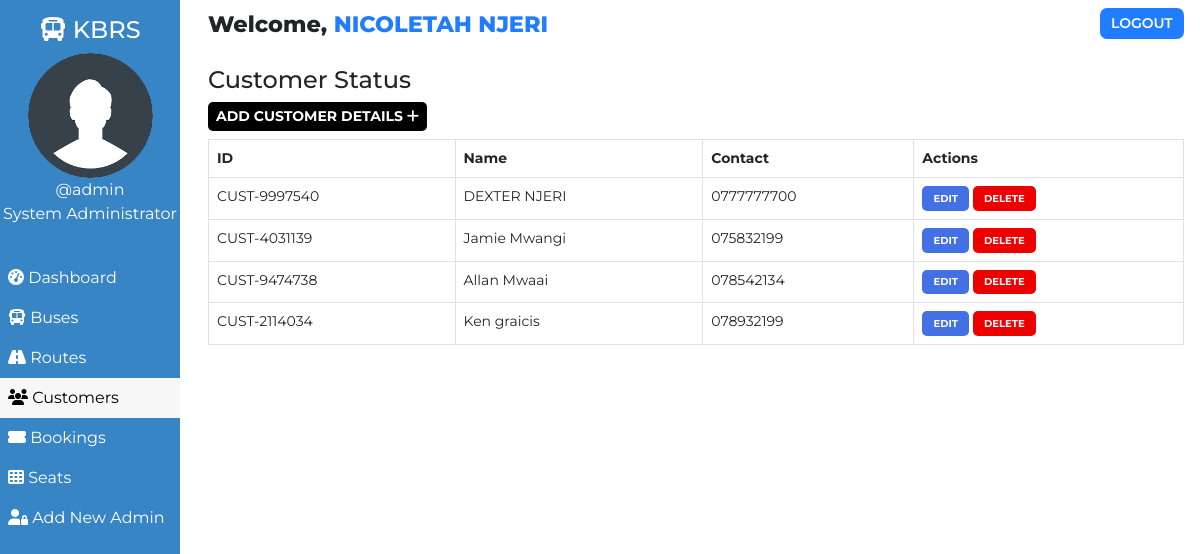
Page /admin/customer.php (signed in) on the committed database.
### tables this page shows
CREATE TABLE `users` (
  `user_id` int(11) NOT NULL,
  `user_fullname` varchar(100) NOT NULL,
  `user_name` varchar(30) NOT NULL,
  `user_password` varchar(255) NOT NULL,
  `user_created` datetime NOT NULL DEFAULT current_timestamp()
);

CREATE TABLE `customers` (
  `id` int(100) NOT NULL,
  `customer_id` varchar(255) NOT NULL,
  `customer_name` varchar(30) NOT NULL,
  `customer_phone` varchar(10) NOT NULL,
  `customer_created` datetime NOT NULL DEFAULT current_timestamp()
);

### admin/customer.php (the view, shortened to what this page needs)
<!DOCTYPE html>
<html lang="en">
<head>
    <link href="https://cdn.jsdelivr.net/npm/bootstrap@5.0.1/dist/css/bootstrap.min.css" rel="stylesheet">
    <?php
        $page="customer";
    ?>
</head>
<body>
    <?php require '../assets/partials/_admin-header.php';?>
        <?php
            $resultSql = "SELECT * FROM `customers` ORDER BY customer_created DESC";
            $resultSqlResult = mysqli_query($conn, $resultSql);
            if(!mysqli_num_rows($resultSqlResult)){ ?>
                <div class="container mt-4">
                    <div id="noCustomers" class="alert alert-dark " role="alert">
                        <h1 class="alert-heading">No Customers Found!!</h1>
                        <p class="fw-light">Be the first person to add one!</p>
                        <hr>
                        <div id="addCustomerAlert" class="alert alert-success" role="alert">
                                Click on <button id="add-button" class="button btn-sm"type="button"data-bs-toggle="modal" data-bs-target="#addModal">ADD <i class="fas fa-plus"></i></button> to add a customer!
                        </div>
                    </div>
                </div>
            <?php }
            else { ?>
            <section id="customer">
                <div id="head">
                    <h4>Customer Status</h4>
                </div>
                <div id="customer-results">
                    <div>
                        <button id="add-button" class="button btn-sm"type="button"data-bs-toggle="modal" data-bs-target="#addModal">Add Customer Details <i class="fas fa-plus"></i></button>
                    </div>
                    <table class="table table-hover table-bordered">
                        <thead>
                            <th>ID</th>
                            <th>Name</th>
                            <th>Contact</th>
                            <th>Actions</th>
                        </thead>
                        <?php
                            while($row = mysqli_fetch_assoc($resultSqlResult))
                            {
                                $id = $row["id"];
                                $customer_id = $row["customer_id"];
                                $customer_name = $row["customer_name"];
                                $customer_phone = $row["customer_phone"];
                        ?>
                        <tr>
                            <td>
                                <?php
                                    echo $customer_id;
                                ?>
                            </td>
                            <td>
                                <?php
                                    echo $customer_name;
                                ?>
                            </td>
                            <td>
                                <?php
                                    echo $customer_phone;
                                ?>
                            </td>
                            <td>
                            <button class="button edit-button " data-link="<?php echo $_SERVER['REQUEST_URI']; ?>" data-id="<?php
                                                echo $customer_id;?>" data-name="<?php
                                                echo $customer_name;?>" data-phone="<?php
                                                echo $customer_phone;?>"
                                                >Edit</button>
                                            <button class="button delete-button" data-bs-toggle="modal" data-bs-target="#deleteModal" data-id="<?php
                                                echo $id;?>">Delete</button>
                            </td>
                        </tr>
                    <?php
                        }
                    ?>
                    </table>
                </div>
            </section>
            <?php } ?>
        </div>
    </main>
</body>
</html>

### assets/partials/_admin-header.php (shortened to what this page needs)
<?php
    $conn = db_connect();
    $user_id = $_SESSION['user_id'];
    $sql = "SELECT * FROM users WHERE user_id = $user_id";
    $result = mysqli_query($conn, $sql);
    if($row = mysqli_fetch_assoc($result))
    {
        $user_fullname = $row["user_fullname"];
        $user_name = $row["user_name"];
    }
?>
    <main id="container">
        <div id="sidebar">
            <h4><i class="fas fa-bus"></i> KBRS</h4>
            <div>
                <img class="adminDp" src="../assets/img/userav-min.png" height="125px" alt="Admin Profile Pic">
                <p>
                    <?php  echo '@'.$user_name;  ?>
                </p>
                <p>System Administrator</p>
            </div>
            <ul id="options">
                <li class="option <?php if($page=='dashboard'){ echo 'active';}?>">
                    <a href="./dashboard.php">
                    <i class="fas fa-tachometer-alt"></i> Dashboard
                    </a>
                </li>
                <li class="option <?php if($page=='bus'){ echo 'active';}?>">
                    <a href="./bus.php">
                    <i class="fas fa-bus"></i> Buses
                    </a>
                </li>
                <li class="option <?php if($page=='route'){ echo 'active';}?>">
                    <a href="./route.php">
                    <i class="fas fa-road"></i> Routes
                    </a>
                </li>
                <li class="option <?php if($page=='customer'){ echo 'active';}?>">
                    <a href="./customer.php">
                    <i class="fas fa-users"></i> Customers
                    </a>
                </li>
                <li class="option <?php if($page=='booking'){ echo 'active';}?>">
                    <a href="./booking.php">
                    <i class="fas fa-ticket-alt"></i> Bookings
                    </a>
                </li>
                <li class="option <?php if($page=='seat'){ echo 'active';}?>">
                    <a href="./seat.php">
                    <i class="fas fa-th"></i> Seats
                    </a>
                </li>
                <li class="option <?php if($page=='signup'){ echo 'active';}?>">
                    <a href="./signup.php">
                    <i class="fas fa-user-lock"></i> Add New Admin
                    </a>
                </li>
            </ul>
        </div>
        <div id="main-content">
            <section id="welcome">
                <ul>
                    <li class="welcome-item">Welcome,
                        <span id="USER">
                            <?php
                                echo $user_fullname;
                            ?>
                        </span>
                    </li>
                    <li class="welcome-item">
                        <button id="logout" class="btn-sm">
                            <a href="../assets/partials/_logout.php">LOGOUT</a>
                        </button>
                    </li>
                </ul>
            </section>

### assets/styles/admin.php (style rules this page uses)
body { margin: 0; box-sizing: border-box; font-family: 'Montserrat', sans-serif; background-color: white; }
html { scroll-behavior: smooth; }
*, *::after, *::before { box-sizing: inherit; }
#USER { color: #207DFF; }
.adminDp { border-radius: 50%; }
#welcome { background-color: white; }
#welcome ul { display: flex; justify-content: space-between; list-style-type: none; padding: 0; margin: 0; }
#welcome li { margin: 0 1rem; padding: 0.5rem 0; }
#welcome li:first-child { font-weight: 800; font-size: 1.4rem; }
#logout { padding: 0.3rem 0.7rem; background-color: #207DFF; font-weight: 600; outline: none; border: none; border-radius: 7px; }
#logout a { color: white; text-decoration: none; }
@media only screen and (min-width:1000px) { #sidebar { text-align: center; background-color: #3885c5; color: white; width: 15%; position: fixed; top: 0%; padding-top: 1rem; z-index: 2; height: 100vh; } }
@media only screen and (min-width:1000px) { #sidebar p { margin: 0; } }
@media only screen and (min-width:1000px) { #sidebar ul { margin-top: 2rem; } }
@media only screen and (min-width:1000px) { #options { list-style-type: none; text-align: left; padding-left: 0; } }
@media only screen and (min-width:1000px) { .option a { display: block; padding: 0.5rem; text-decoration: none; color: inherit; } }
@media only screen and (min-width:1000px) { .active { background-color:#f7f7f7; color:black; } }
@media only screen and (min-width:1000px) { #main-content { margin-left: 16%; } }

### assets/styles/admin-options.php (style rules this page uses)
* { font-family: Montserrat; }
#booking #head, #customer #head, #route #head, #seat #head, #bus #head { padding-top: 1rem; }
#booking, #customer, #route, #bus, #seat { padding: 0 1rem; }
#booking-results > div, #customer-results > div, #route-results > div, #bus-results > div { margin-bottom: 0.5rem; }
#booking-results button, #customer-results button, #route button, #bus-results button { border-radius: 5px; }
.button { border: none; font-weight: bold; text-transform: uppercase; }
#add-button { background-color: black; color: white; }
table { font-size: 14px; }
#bus .edit-button, #bus .delete-button, #route .edit-button, #route .delete-button, #customer .edit-button, #customer .delete-button { padding: 0.3rem 0.7rem; }
table th,td { padding-left: 0.3rem; }
table button { color: white; }
.edit-button { background-color: #4370E2; }
.delete-button { background-color: #EF0000; }
.edit-button, .delete-button { font-size: 10px }

### rows in the picture
users: user_name "admin", user_fullname "NICOLETAH NJERI"
customers: customer "CUST-9997540", customer_name "DEXTER NJERI", customer_phone "0777777700"
customers: customer "CUST-4031139", customer_name "Jamie Mwangi", customer_phone "075832199"
customers: customer "CUST-9474738", customer_name "Allan Mwaai", customer_phone "078542134"
customers: customer "CUST-2114034", customer_name "Ken graicis", customer_phone "078932199"
